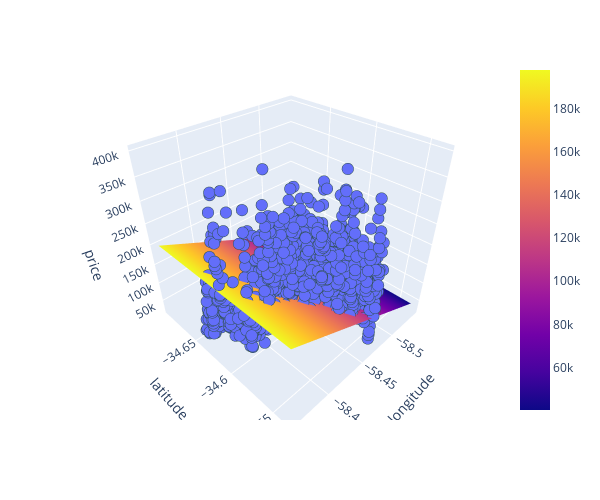

Notebook source saved alongside this figure:
### Code cell
# Create 3D scatter plot
fig = px.scatter_3d(
    df,
    x= "lon",
    y= "lat",
    z= "price_aprox_usd",
    labels={"lon": "longitude", "lat": "latitude", "price_aprox_usd": "price"},
    width=600,
    height=500,
)

# Create x and y coordinates for model representation
x_plane = np.linspace(df["lon"].min(), df["lon"].max(), 10)
y_plane = np.linspace(df["lat"].min(), df["lat"].max(), 10)
xx, yy = np.meshgrid(x_plane, y_plane)

# Use model to predict z coordinates
z_plane = model.predict(pd.DataFrame({"lon": x_plane, "lat": y_plane}))
zz = np.tile(z_plane, (10, 1))

# Add plane to figure
fig.add_trace(go.Surface(x=xx, y=yy, z=zz))

# Refine formatting
fig.update_traces(
    marker={"size": 4, "line": {"width": 2, "color": "DarkSlateGrey"}},
    selector={"mode": "markers"},
)

# Display figure
fig.show()
